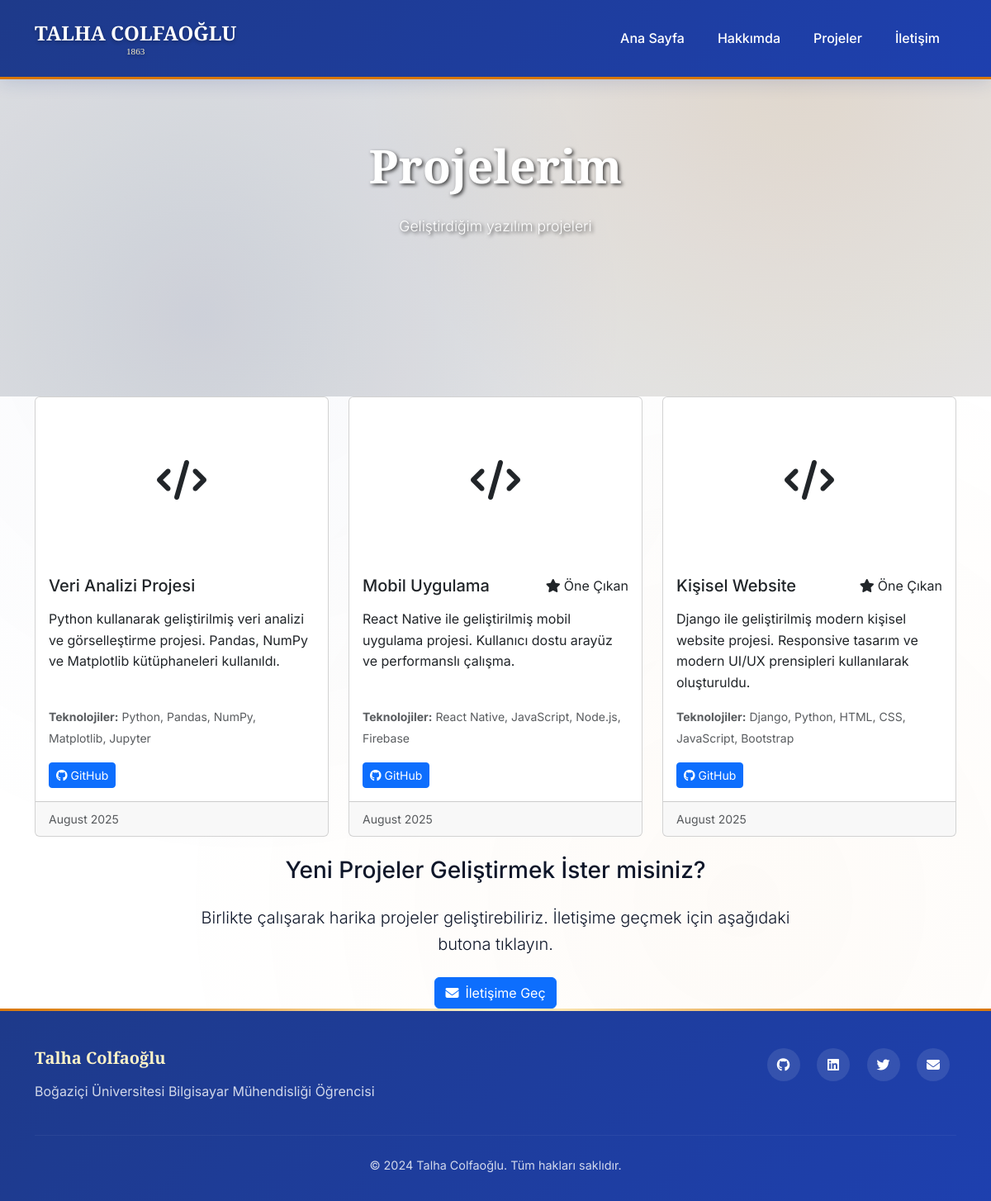
/projects/, run on the app's committed database.
### portfolio/models.py (models this page shows, shortened)
class Project(models.Model):
    title = models.CharField(max_length=200)
    description = models.TextField()
    image = models.ImageField(upload_to='projects/', blank=True, null=True)
    technologies = models.CharField(max_length=500)
    github_url = models.URLField(blank=True)
    live_url = models.URLField(blank=True)
    featured = models.BooleanField(default=False)
    created_at = models.DateTimeField(auto_now_add=True)
    class Meta:
        ordering = ['-created_at']

### portfolio/views.py (the view)
# urls.py: path('projects/', views.projects, name='projects'),
def projects(request):
    projects = Project.objects.all()
    context = {
        'projects': projects,
    }
    return render(request, 'portfolio/projects.html', context)

### templates/portfolio/projects.html (shortened to what this page needs)
{% extends 'base.html' %}
{% block content %}
<section class="hero-section" style="min-height: 60vh;">
    <div class="container">
        <div class="row align-items-center">
            <div class="col-lg-12 text-center">
                <div class="hero-content">
                    <h1 class="display-4 fw-bold mb-4" data-aos="fade-up">
                        Projelerim
                    </h1>
                    <p class="lead mb-4" data-aos="fade-up" data-aos-delay="100" style="color: var(--light-text);">
                        Geliştirdiğim yazılım projeleri
                    </p>
                </div>
            </div>
        </div>
    </div>
</section>
<section class="section">
    <div class="container">
        {% if projects %}
        <div class="row">
            {% for project in projects %}
            <div class="col-lg-4 col-md-6 mb-4" data-aos="fade-up" data-aos-delay="{{ forloop.counter0|add:1|add:forloop.counter0 }}">
                <div class="card project-card h-100">
                    {% if project.image %}
                    <img src="{{ project.image.url }}" class="card-img-top" alt="{{ project.title }}" style="height: 200px; object-fit: cover;">
                    {% else %}
                    <div class="card-img-top d-flex align-items-center justify-content-center" style="height: 200px; background: var(--light-bg);">
                        <i class="fas fa-code" style="font-size: 3rem; color: var(--primary-color);"></i>
                    </div>
                    {% endif %}
                    <div class="card-body d-flex flex-column">
                        <div class="d-flex justify-content-between align-items-start mb-2">
                            <h5 class="card-title">{{ project.title }}</h5>
                            {% if project.featured %}
                            <span class="apple-badge success">
                                <i class="fas fa-star me-1"></i>Öne Çıkan
                            </span>
                            {% endif %}
                        </div>
                        <p class="card-text flex-grow-1">{{ project.description }}</p>
                        <div class="mb-3">
                            <small class="text-muted">
                                <strong>Teknolojiler:</strong> {{ project.technologies }}
                            </small>
                        </div>
                        <div class="d-flex gap-2 mt-auto">
                            {% if project.github_url %}
                            <a href="{{ project.github_url }}" class="btn btn-primary btn-sm" target="_blank">
                                <i class="fab fa-github me-1"></i>GitHub
                            </a>
                            {% endif %}
                        </div>
                    </div>
                    <div class="card-footer text-muted">
                        <small>{{ project.created_at|date:"F Y" }}</small>
                    </div>
                </div>
            </div>
            {% endfor %}
        </div>
        {% endif %}
    </div>
</section>
<section class="section bg-light" style="background: var(--light-bg) !important;">
    <div class="container">
        <div class="row justify-content-center">
            <div class="col-lg-8 text-center">
                <h3 class="mb-4" data-aos="fade-up">Yeni Projeler Geliştirmek İster misiniz?</h3>
                <p class="lead mb-4" data-aos="fade-up" data-aos-delay="100">
                    Birlikte çalışarak harika projeler geliştirebiliriz. İletişime geçmek için aşağıdaki butona tıklayın.
                </p>
                <a href="{% url 'portfolio:contact' %}" class="btn btn-primary" data-aos="fade-up" data-aos-delay="200">
                    <i class="fas fa-envelope me-2"></i>İletişime Geç
                </a>
            </div>
        </div>
    </div>
</section>
{% endblock %}

### data on the page
Project: title "Veri Analizi Projesi", description "Python kullanarak geliştirilmiş veri analizi ve görselleştirme projesi. Pandas, NumPy ve Matplotlib kütüphaneleri kullanıldı.", technologies "Python, Pandas, NumPy, Matplotlib, Jupyter", created_at "August 2025"
Project: title "Mobil Uygulama", featured True (drawn), description "React Native ile geliştirilmiş mobil uygulama projesi. Kullanıcı dostu arayüz ve performanslı çalışma.", technologies "React Native, JavaScript, Node.js, Firebase", created_at "August 2025"
Project: title "Kişisel Website", featured True (drawn), description "Django ile geliştirilmiş modern kişisel website projesi. Responsive tasarım ve modern UI/UX prensipleri kullanılarak oluşturuldu.", technologies "Django, Python, HTML, CSS, JavaScript, Bootstrap", created_at "August 2025"
